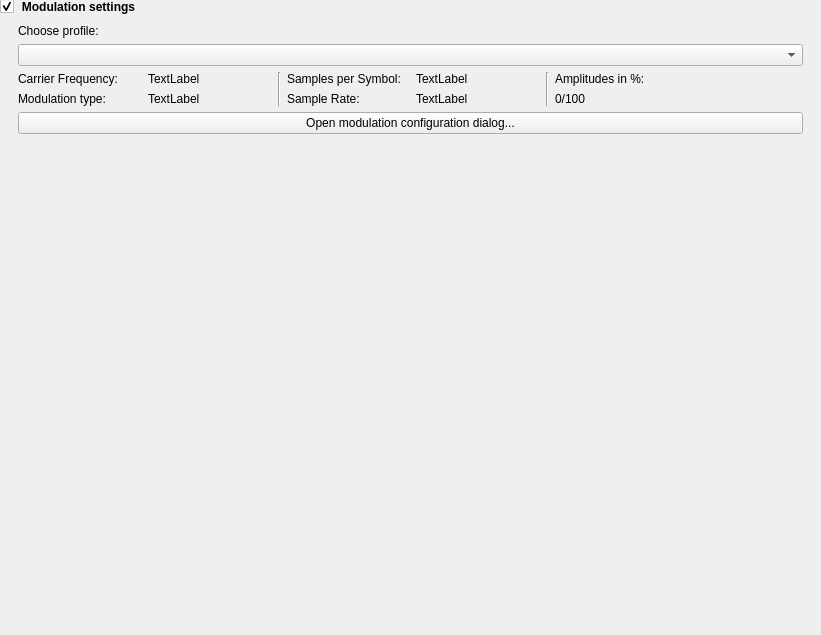
<?xml version="1.0" encoding="UTF-8"?>
<ui version="4.0">
 <class>ModulationSettings</class>
 <widget class="QWidget" name="ModulationSettings">
  <property name="geometry">
   <rect>
    <x>0</x>
    <y>0</y>
    <width>821</width>
    <height>635</height>
   </rect>
  </property>
  <property name="windowTitle">
   <string>Form</string>
  </property>
  <layout class="QVBoxLayout" name="verticalLayout">
   <property name="leftMargin">
    <number>0</number>
   </property>
   <property name="topMargin">
    <number>0</number>
   </property>
   <property name="rightMargin">
    <number>0</number>
   </property>
   <property name="bottomMargin">
    <number>0</number>
   </property>
   <item>
    <widget class="QGroupBox" name="groupBoxSniffSettings">
     <property name="font">
      <font>
       <weight>75</weight>
       <bold>true</bold>
      </font>
     </property>
     <property name="styleSheet">
      <string notr="true">QGroupBox
{
border: none;
}

QGroupBox::title {
    subcontrol-origin: margin;
}
QGroupBox::indicator:unchecked {
 image: url(:/icons/icons/collapse.svg)
}
QGroupBox::indicator:checked {
 image: url(:/icons/icons/uncollapse.svg)
}</string>
     </property>
     <property name="title">
      <string>Modulation settings</string>
     </property>
     <property name="flat">
      <bool>true</bool>
     </property>
     <property name="checkable">
      <bool>true</bool>
     </property>
     <layout class="QGridLayout" name="gridLayout_3">
      <property name="topMargin">
       <number>15</number>
      </property>
      <item row="0" column="0">
       <widget class="QFrame" name="frame">
        <property name="frameShape">
         <enum>QFrame::NoFrame</enum>
        </property>
        <property name="frameShadow">
         <enum>QFrame::Plain</enum>
        </property>
        <property name="lineWidth">
         <number>0</number>
        </property>
        <layout class="QVBoxLayout" name="verticalLayout_2">
         <item>
          <widget class="QLabel" name="labelModulationProfile">
           <property name="text">
            <string>Choose profile:</string>
           </property>
          </widget>
         </item>
         <item>
          <widget class="QComboBox" name="comboBoxModulationProfiles"/>
         </item>
         <item>
          <layout class="QGridLayout" name="gridLayout">
           <item row="1" column="1">
            <widget class="QLabel" name="labelModulationTypeValue">
             <property name="text">
              <string>TextLabel</string>
             </property>
            </widget>
           </item>
           <item row="1" column="3">
            <widget class="QLabel" name="labelSampleRate">
             <property name="text">
              <string>Sample Rate:</string>
             </property>
            </widget>
           </item>
           <item row="1" column="4">
            <widget class="QLabel" name="labelSampleRateValue">
             <property name="text">
              <string>TextLabel</string>
             </property>
            </widget>
           </item>
           <item row="0" column="4">
            <widget class="QLabel" name="labelSamplesPerSymbolValue">
             <property name="text">
              <string>TextLabel</string>
             </property>
            </widget>
           </item>
           <item row="0" column="3">
            <widget class="QLabel" name="labelSamplesPerSymbol">
             <property name="text">
              <string>Samples per Symbol:</string>
             </property>
            </widget>
           </item>
           <item row="1" column="0">
            <widget class="QLabel" name="labelModulationType">
             <property name="text">
              <string>Modulation type:</string>
             </property>
            </widget>
           </item>
           <item row="0" column="6" colspan="2">
            <widget class="QLabel" name="labelParameters">
             <property name="text">
              <string>Amplitudes in %:</string>
             </property>
            </widget>
           </item>
           <item row="0" column="1">
            <widget class="QLabel" name="labelCarrierFrequencyValue">
             <property name="sizePolicy">
              <sizepolicy hsizetype="Preferred" vsizetype="Preferred">
               <horstretch>0</horstretch>
               <verstretch>0</verstretch>
              </sizepolicy>
             </property>
             <property name="text">
              <string>TextLabel</string>
             </property>
            </widget>
           </item>
           <item row="0" column="5" rowspan="2">
            <widget class="Line" name="line_2">
             <property name="orientation">
              <enum>Qt::Vertical</enum>
             </property>
            </widget>
           </item>
           <item row="0" column="2" rowspan="2">
            <widget class="Line" name="line">
             <property name="orientation">
              <enum>Qt::Vertical</enum>
             </property>
            </widget>
           </item>
           <item row="0" column="0">
            <widget class="QLabel" name="labelCarrierFrequency">
             <property name="text">
              <string>Carrier Frequency:</string>
             </property>
            </widget>
           </item>
           <item row="1" column="6" colspan="2">
            <widget class="ElidedLabel" name="labelParameterValues">
             <property name="text">
              <string>0/100</string>
             </property>
            </widget>
           </item>
          </layout>
         </item>
         <item>
          <widget class="QPushButton" name="btnConfigurationDialog">
           <property name="text">
            <string>Open modulation configuration dialog...</string>
           </property>
           <property name="icon">
            <iconset theme="configure">
             <normaloff>.</normaloff>.</iconset>
           </property>
          </widget>
         </item>
         <item>
          <spacer name="verticalSpacer">
           <property name="orientation">
            <enum>Qt::Vertical</enum>
           </property>
           <property name="sizeHint" stdset="0">
            <size>
             <width>20</width>
             <height>40</height>
            </size>
           </property>
          </spacer>
         </item>
        </layout>
       </widget>
      </item>
     </layout>
    </widget>
   </item>
  </layout>
 </widget>
 <customwidgets>
  <customwidget>
   <class>ElidedLabel</class>
   <extends>QLabel</extends>
   <header>urh.ui.ElidedLabel.h</header>
  </customwidget>
 </customwidgets>
 <tabstops>
  <tabstop>groupBoxSniffSettings</tabstop>
  <tabstop>comboBoxModulationProfiles</tabstop>
  <tabstop>btnConfigurationDialog</tabstop>
 </tabstops>
 <resources>
  <include location="urh.qrc"/>
 </resources>
 <connections>
  <connection>
   <sender>groupBoxSniffSettings</sender>
   <signal>toggled(bool)</signal>
   <receiver>frame</receiver>
   <slot>setVisible(bool)</slot>
   <hints>
    <hint type="sourcelabel">
     <x>33</x>
     <y>10</y>
    </hint>
    <hint type="destinationlabel">
     <x>18</x>
     <y>53</y>
    </hint>
   </hints>
  </connection>
 </connections>
</ui>
